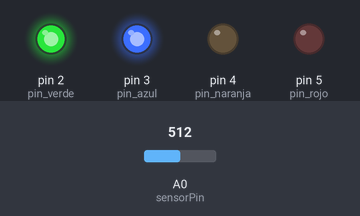
Simulated run of this sketch. Board: Arduino Uno, built with avr-gcc and run on an emulated ATmega328P. Shown: output pins drawn as LEDs (lit = HIGH). The inputs (shaded band) are chosen by the test bench; at power-on: A0 (sensorPin) = 512.

Above: at 1.8 s.
1.9 s: A0 (sensorPin) set to 531
3.4 s: A0 (sensorPin) set to 560
At 5.2 s:
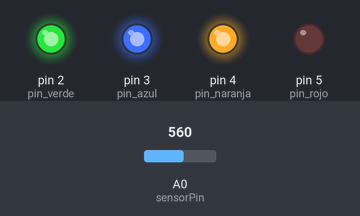
5.5 s: A0 (sensorPin) set to 390
At 6.9 s:
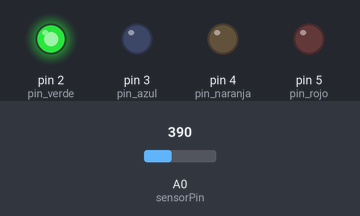
7.5 s: A0 (sensorPin) set to 407
At 8.4 s:
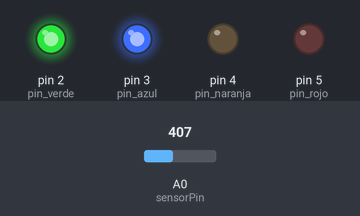
9.5 s: A0 (sensorPin) set to 760
At 11.1 s:
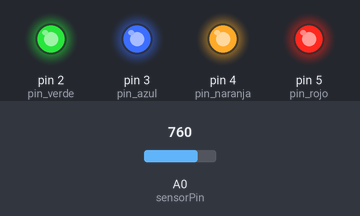
11.5 s: A0 (sensorPin) set to 734
At 12.6 s:
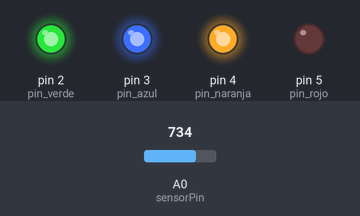
Timing chart, 0 to 14.5 s (numbered marks = the images above; inputs shaded):
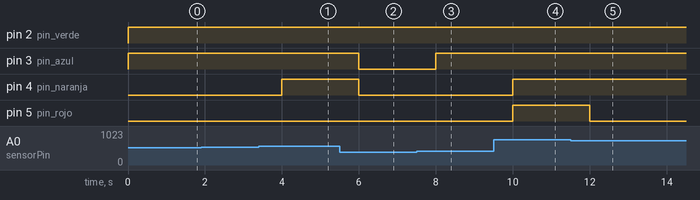

The sketch:

AirQuality.ino
```cpp
char pin_rojo = 5;
char pin_naranja = 4;
char pin_azul = 3;
char pin_verde = 2;
int sensorPin = A0;
int val = 0;

void setup() {
  // put your setup code here, to run once:
  pinMode(pin_rojo, OUTPUT);
  pinMode(pin_naranja, OUTPUT);
  pinMode(pin_azul, OUTPUT);
  pinMode(pin_verde, OUTPUT);

}

void loop() {

  val = analogRead(sensorPin);


  if(val >= 0 && val < 400){
    digitalWrite(pin_verde, HIGH);
    digitalWrite(pin_naranja, LOW);
    digitalWrite(pin_rojo, LOW);
    digitalWrite(pin_azul, LOW);
  }else if(val >= 400 && val < 550){
    digitalWrite(pin_verde, HIGH);
    digitalWrite(pin_azul, HIGH);
    digitalWrite(pin_naranja, LOW);
    digitalWrite(pin_rojo, LOW);
  }if(val >= 550 && val < 750){
    digitalWrite(pin_naranja, HIGH);
    digitalWrite(pin_verde, HIGH);
    digitalWrite(pin_azul, HIGH);
    digitalWrite(pin_rojo, LOW);
  }else if (val > 750){
    digitalWrite(pin_rojo, HIGH);
    digitalWrite(pin_naranja, HIGH);
    digitalWrite(pin_verde, HIGH);
    digitalWrite(pin_azul, HIGH);
  }
  // put your main code here, to run repeatedly:
  /*digitalWrite(pin_rojo, HIGH);
  digitalWrite(pin_verde, LOW);// sets the digital pin 13 on
  digitalWrite(pin_azul, HIGH);
  digitalWrite(pin_naranja, LOW);// sets the digital pin 13 on
  delay(1000);                  // waits for a second
  digitalWrite(pin_rojo, LOW);
  digitalWrite(pin_verde, HIGH);// sets the digital pin 13 off
  digitalWrite(pin_azul, LOW);
  digitalWrite(pin_naranja, HIGH);*/
  delay(1000);

}
```

Measured:
- the behaviour switches between 549 and 550 on A0 (sensorPin) (found by bisection; images 0 and 1)
- the behaviour switches between 399 and 400 on A0 (sensorPin) (found by bisection; images 2 and 3)
- the behaviour switches between 750 and 749 on A0 (sensorPin) (found by bisection; images 4 and 5)
- after the input at 1.9 s, every drawn part: stays the same
- after the input at 3.4 s, pin 4 (pin_naranja): LOW → HIGH after 0.60 s
- after the input at 5.5 s, pin 3 (pin_azul), pin 4 (pin_naranja): HIGH → LOW after 0.50 s
- after the input at 7.5 s, pin 3 (pin_azul): LOW → HIGH after 0.50 s
- after the input at 9.5 s, pin 4 (pin_naranja), pin 5 (pin_rojo): LOW → HIGH after 0.50 s
- after the input at 11.5 s, pin 5 (pin_rojo): HIGH → LOW after 0.50 s
